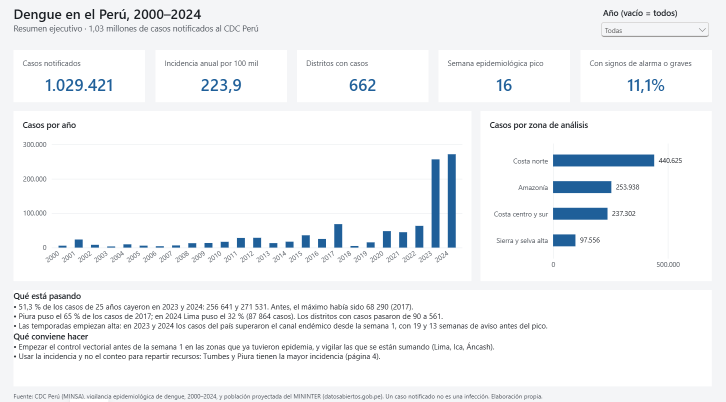
#> input picture docs/img/01_resumen.png, 1451 x 804 px, given in place of 01_pagina.png, which was not available (shown at 1/2 size)
$ python recortar_capturas.py ../docs/img/01_resumen.png
#> lines starting #> are read from the running program, lines starting #| are printed output that depends on the picture; after the words box and inside, x2 and y2 are one past the last pixel; in counts of white or black regions, pixels touching at a corner belong together; pictures that were not available may be replaced by others from this repository, and a replacement may not be noted
"""Recorta el lienzo del informe de las capturas de Power BI Desktop y las guarda en docs/img/.

tools/capturas.ps1 captura la ventana completa (con cintas y paneles). Este script ubica el lienzo
por el color de fondo de página del tema (#f4f5f7) y conserva solo esa área.

Uso:
    python tools/recortar_capturas.py <carpeta_de_capturas>
"""

import sys
from pathlib import Path

import numpy as np
from PIL import Image

ROOT = Path(__file__).resolve().parent.parent
PAGE_BACKGROUND = np.array([244, 245, 247])     # "page" en el tema Dengue.json
BOTTOM_TRIM = 12                                  # píxeles
NAMES = ["01_resumen", "02_epidemias", "03_temporada", "04_territorio", "05_pacientes", "06_brotes", "07_notas"]


def canvas_box(image: Image.Image) -> tuple[int, int, int, int]:
    pixels = np.asarray(image.convert("RGB")).astype(int)
    is_background = np.abs(pixels - PAGE_BACKGROUND).sum(axis=2) <= 3
    rows = np.where(is_background.sum(axis=1) > 300)[0]
    cols = np.where(is_background.sum(axis=0) > 300)[0]
    left, top, right, bottom = cols.min(), rows.min(), cols.max() + 1, rows.max() + 1
    ratio = (right - left) / (bottom - top)
    if not 1.70 < ratio < 1.85:
        raise ValueError(f"El área detectada no es 16:9 ({ratio:.2f}); revisar la captura")
    return left, top, right, bottom


def main() -> int:
    source = Path(sys.argv[1])
    target = ROOT / "docs" / "img"
    target.mkdir(parents=True, exist_ok=True)
    for i, name in enumerate(NAMES, start=1):
        capture = source / f"{i:02d}_pagina.png"
        image = Image.open(capture)
#> image is the input picture: PIL image 1451x804 RGBA; mean R, G, B, A 242.5, 244.2, 246.2, 255
        left, top, right, bottom = canvas_box(image)
#> in canvas_box, `is_background = np.abs(pixels - PAGE_BACKGROUND).sum(axis=2) <= 3`:
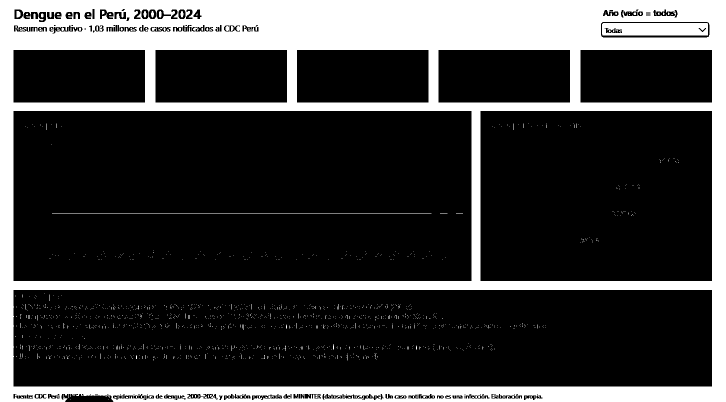
#> is_background: shape (804, 1451) bool (shown at 1/2 size); 24% white; 1814 white regions (1795 under 20 px), largest, box (x1, y1, x2, y2) and area: (0, 0, 1451, 804) 269057, (1204, 46, 1416, 71) 5039, (104, 427, 863, 428) 759
#> in canvas_box, `rows = np.where(is_background.sum(axis=1) > 300)[0]`: rows = 167 values from 0 to 803
#> in canvas_box, `cols = np.where(is_background.sum(axis=0) > 300)[0]`: cols = 72 values from 0 to 1450
#> in canvas_box, `left, top, right, bottom = cols.min(), rows.min(), cols.max() + 1, row..`: left = 0; right = 1451; bottom = 804
#> in canvas_box, `ratio = (right - left) / (bottom - top)`: ratio = 1.8
#> left = 0; top = 0; right = 1451; bottom = 804
        # Los últimos píxeles del lienzo quedan bajo el globo de ayuda de la pestaña seleccionada; el pie
        # de fuente termina antes, así que se recortan sin perder contenido.
        box = (left, top, right, bottom - BOTTOM_TRIM)
#> box = (0, 0, 1451, 792)
        image.crop(box).save(target / f"{name}.png", optimize=True)
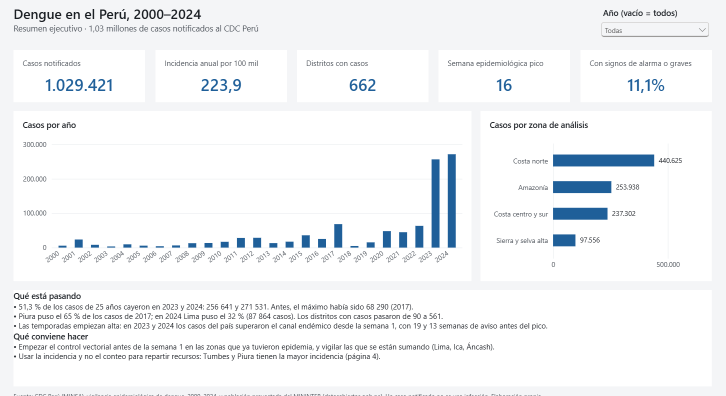
#> saved as 01_resumen.png: PIL image 1451x792 RGBA (shown at 1/2 size); mean R, G, B, A 242.7, 244.5, 246.4, 255
        print(f"{capture.name} -> docs/img/{name}.png {tuple(int(v) for v in box)}")
#| 01_pagina.png -> docs/img/01_resumen.png (0, 0, 1451, 792)
#> pass 2 of the loop in main, `for i, name in enumerate(NAMES, start=1):`:
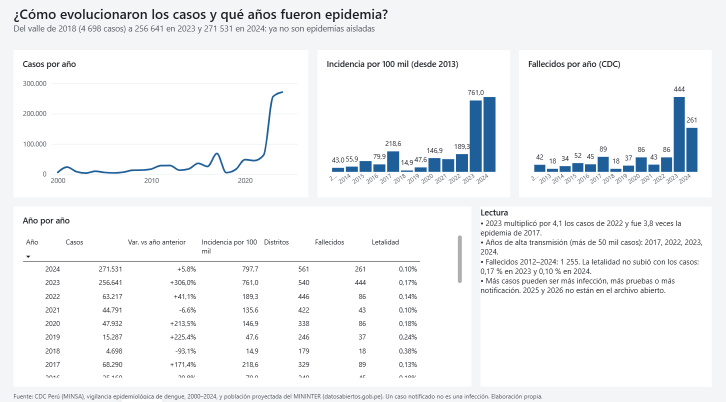
#> input picture docs/img/02_epidemias.png, 1451 x 804 px, given in place of 02_pagina.png, which was not available (shown at 1/2 size)
#> in main, image is the input picture: PIL image 1451x804 RGBA; mean R, G, B, A 242.7, 244.3, 246.1, 255
#> in canvas_box (call 2), `is_background = np.abs(pixels - PAGE_BACKGROUND).sum(axis=2) <= 3`:
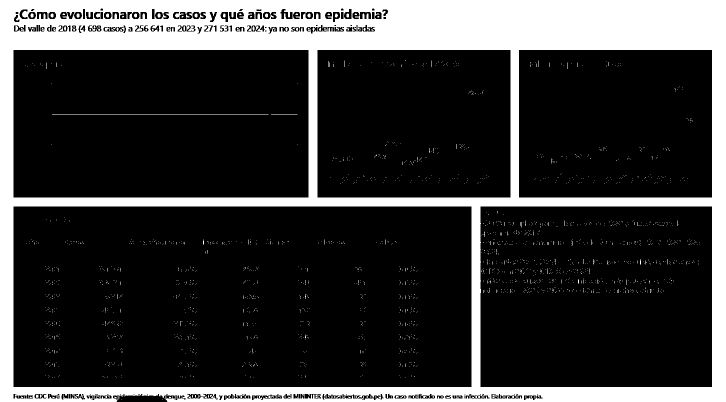
#> is_background: shape (804, 1451) bool (shown at 1/2 size); 21.9% white; 2250 white regions (2223 under 20 px), largest, box (x1, y1, x2, y2) and area: (0, 0, 1451, 804) 249256, (104, 228, 537, 229) 433, (542, 228, 595, 229) 53
#> rows = 149 values from 0 to 803
#> cols = 107 values from 0 to 1450
#> in main, `image.crop(box).save(target / f"{name}.png", optimize=True)`:
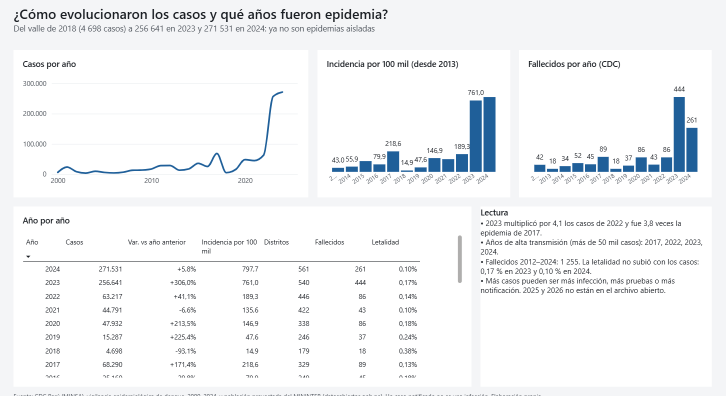
#> saved as 02_epidemias.png: PIL image 1451x792 RGBA (shown at 1/2 size); mean R, G, B, A 242.9, 244.6, 246.3, 255
#| 02_pagina.png -> docs/img/02_epidemias.png (0, 0, 1451, 792)
    return 0


if __name__ == "__main__":
#> (the run stopped early here; a loop or call above may not have finished)
